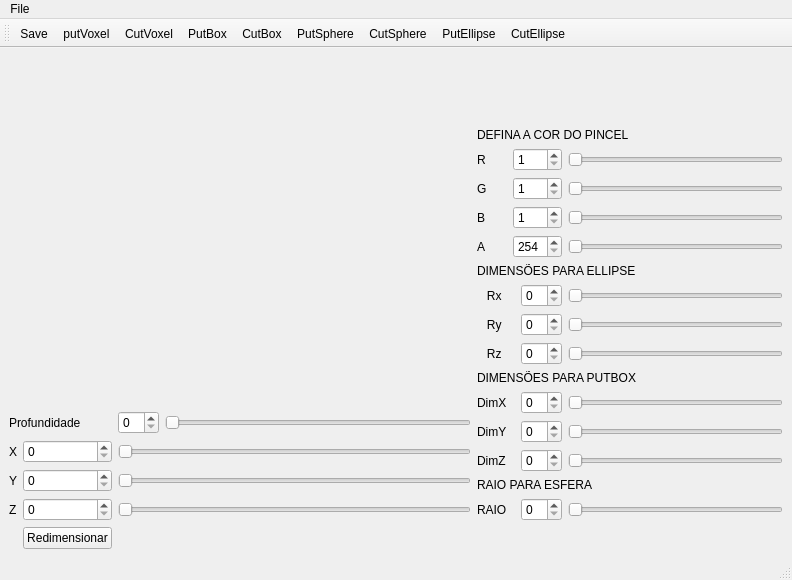
<?xml version="1.0" encoding="UTF-8"?>
<ui version="4.0">
 <class>MainWindow</class>
 <widget class="QMainWindow" name="MainWindow">
  <property name="geometry">
   <rect>
    <x>0</x>
    <y>0</y>
    <width>792</width>
    <height>580</height>
   </rect>
  </property>
  <property name="windowTitle">
   <string>MainWindow</string>
  </property>
  <widget class="QWidget" name="centralwidget">
   <layout class="QGridLayout" name="gridLayout_2">
    <item row="6" column="1">
     <widget class="QPushButton" name="pushButtonCriaCanvas">
      <property name="text">
       <string>Redimensionar</string>
      </property>
     </widget>
    </item>
    <item row="2" column="3">
     <widget class="QSlider" name="horizontalSliderProf">
      <property name="orientation">
       <enum>Qt::Horizontal</enum>
      </property>
     </widget>
    </item>
    <item row="4" column="1">
     <widget class="QSpinBox" name="spinBoxYCanvas"/>
    </item>
    <item row="3" column="1">
     <widget class="QSpinBox" name="spinBoxXCanvas"/>
    </item>
    <item row="1" column="4" rowspan="5">
     <layout class="QGridLayout" name="gridLayout">
      <item row="0" column="0" colspan="4">
       <widget class="QLabel" name="label">
        <property name="text">
         <string>DEFINA A COR DO PINCEL</string>
        </property>
       </widget>
      </item>
      <item row="1" column="0">
       <widget class="QLabel" name="Vermelho">
        <property name="text">
         <string>R    </string>
        </property>
       </widget>
      </item>
      <item row="1" column="1" colspan="2">
       <widget class="QSpinBox" name="spinBoxG">
        <property name="minimum">
         <number>1</number>
        </property>
        <property name="maximum">
         <number>255</number>
        </property>
       </widget>
      </item>
      <item row="1" column="3">
       <widget class="QSlider" name="horizontalSliderGreen">
        <property name="minimum">
         <number>1</number>
        </property>
        <property name="maximum">
         <number>255</number>
        </property>
        <property name="orientation">
         <enum>Qt::Horizontal</enum>
        </property>
       </widget>
      </item>
      <item row="2" column="0">
       <widget class="QLabel" name="Verde">
        <property name="text">
         <string>G</string>
        </property>
       </widget>
      </item>
      <item row="2" column="1" colspan="2">
       <widget class="QSpinBox" name="spinBoxR">
        <property name="minimum">
         <number>1</number>
        </property>
        <property name="maximum">
         <number>255</number>
        </property>
       </widget>
      </item>
      <item row="2" column="3">
       <widget class="QSlider" name="horizontalSliderRed">
        <property name="minimum">
         <number>1</number>
        </property>
        <property name="maximum">
         <number>255</number>
        </property>
        <property name="orientation">
         <enum>Qt::Horizontal</enum>
        </property>
       </widget>
      </item>
      <item row="3" column="0">
       <widget class="QLabel" name="Azul">
        <property name="text">
         <string>B</string>
        </property>
       </widget>
      </item>
      <item row="3" column="1" colspan="2">
       <widget class="QSpinBox" name="spinBoxB">
        <property name="minimum">
         <number>1</number>
        </property>
        <property name="maximum">
         <number>255</number>
        </property>
       </widget>
      </item>
      <item row="3" column="3">
       <widget class="QSlider" name="horizontalSliderBlue">
        <property name="minimum">
         <number>1</number>
        </property>
        <property name="maximum">
         <number>256</number>
        </property>
        <property name="orientation">
         <enum>Qt::Horizontal</enum>
        </property>
       </widget>
      </item>
      <item row="4" column="0">
       <widget class="QLabel" name="Alfa">
        <property name="text">
         <string>A</string>
        </property>
       </widget>
      </item>
      <item row="4" column="1" colspan="2">
       <widget class="QSpinBox" name="spinBoxA">
        <property name="minimum">
         <number>254</number>
        </property>
        <property name="maximum">
         <number>255</number>
        </property>
       </widget>
      </item>
      <item row="4" column="3">
       <widget class="QSlider" name="horizontalSliderAlfa">
        <property name="minimum">
         <number>254</number>
        </property>
        <property name="maximum">
         <number>255</number>
        </property>
        <property name="orientation">
         <enum>Qt::Horizontal</enum>
        </property>
       </widget>
      </item>
      <item row="5" column="0" colspan="4">
       <widget class="QLabel" name="labelBox_2">
        <property name="text">
         <string>DIMENSÕES PARA ELLIPSE</string>
        </property>
       </widget>
      </item>
      <item row="6" column="0" colspan="2">
       <widget class="QLabel" name="Rx">
        <property name="text">
         <string>   Rx    </string>
        </property>
       </widget>
      </item>
      <item row="6" column="2">
       <widget class="QSpinBox" name="spinBoxRx"/>
      </item>
      <item row="6" column="3">
       <widget class="QSlider" name="horizontalSliderRx">
        <property name="orientation">
         <enum>Qt::Horizontal</enum>
        </property>
       </widget>
      </item>
      <item row="7" column="0">
       <widget class="QLabel" name="Ry">
        <property name="text">
         <string>   Ry</string>
        </property>
       </widget>
      </item>
      <item row="7" column="2">
       <widget class="QSpinBox" name="spinBoxRy"/>
      </item>
      <item row="7" column="3">
       <widget class="QSlider" name="horizontalSliderRy">
        <property name="orientation">
         <enum>Qt::Horizontal</enum>
        </property>
       </widget>
      </item>
      <item row="8" column="0">
       <widget class="QLabel" name="Rz">
        <property name="text">
         <string>   Rz</string>
        </property>
       </widget>
      </item>
      <item row="8" column="2">
       <widget class="QSpinBox" name="spinBoxRz"/>
      </item>
      <item row="8" column="3">
       <widget class="QSlider" name="horizontalSliderRz">
        <property name="orientation">
         <enum>Qt::Horizontal</enum>
        </property>
       </widget>
      </item>
      <item row="9" column="0" colspan="4">
       <widget class="QLabel" name="labelBox">
        <property name="text">
         <string>DIMENSÕES PARA PUTBOX</string>
        </property>
       </widget>
      </item>
      <item row="10" column="0" colspan="2">
       <widget class="QLabel" name="DimX">
        <property name="text">
         <string>DimX</string>
        </property>
       </widget>
      </item>
      <item row="10" column="2">
       <widget class="QSpinBox" name="spinBoxDimX"/>
      </item>
      <item row="10" column="3">
       <widget class="QSlider" name="horizontalSliderDimX">
        <property name="orientation">
         <enum>Qt::Horizontal</enum>
        </property>
       </widget>
      </item>
      <item row="11" column="0" colspan="2">
       <widget class="QLabel" name="DimY">
        <property name="text">
         <string>DimY</string>
        </property>
       </widget>
      </item>
      <item row="11" column="2">
       <widget class="QSpinBox" name="spinBoxDimY"/>
      </item>
      <item row="11" column="3">
       <widget class="QSlider" name="horizontalSliderDimY">
        <property name="orientation">
         <enum>Qt::Horizontal</enum>
        </property>
       </widget>
      </item>
      <item row="12" column="0" colspan="2">
       <widget class="QLabel" name="DimZ">
        <property name="text">
         <string>DimZ</string>
        </property>
       </widget>
      </item>
      <item row="12" column="2">
       <widget class="QSpinBox" name="spinBoxDimZ"/>
      </item>
      <item row="12" column="3">
       <widget class="QSlider" name="horizontalSliderDimZ">
        <property name="orientation">
         <enum>Qt::Horizontal</enum>
        </property>
       </widget>
      </item>
      <item row="13" column="0" colspan="4">
       <widget class="QLabel" name="labelSphere">
        <property name="text">
         <string>RAIO PARA ESFERA</string>
        </property>
       </widget>
      </item>
      <item row="14" column="0">
       <widget class="QLabel" name="Raio">
        <property name="text">
         <string>RAIO</string>
        </property>
       </widget>
      </item>
      <item row="14" column="2">
       <widget class="QSpinBox" name="spinBoxRaio"/>
      </item>
      <item row="14" column="3">
       <widget class="QSlider" name="horizontalSliderRaio">
        <property name="orientation">
         <enum>Qt::Horizontal</enum>
        </property>
       </widget>
      </item>
     </layout>
    </item>
    <item row="0" column="4">
     <widget class="Color" name="widget_2" native="true"/>
    </item>
    <item row="2" column="2">
     <widget class="QSpinBox" name="spinBox"/>
    </item>
    <item row="5" column="1">
     <widget class="QSpinBox" name="spinBoxZCanvas"/>
    </item>
    <item row="2" column="0" colspan="2">
     <widget class="QLabel" name="Profundidade">
      <property name="text">
       <string>Profundidade</string>
      </property>
     </widget>
    </item>
    <item row="5" column="0">
     <widget class="QLabel" name="ZGeral">
      <property name="text">
       <string>Z</string>
      </property>
     </widget>
    </item>
    <item row="4" column="0">
     <widget class="QLabel" name="YGeral">
      <property name="text">
       <string>Y</string>
      </property>
     </widget>
    </item>
    <item row="4" column="2" colspan="2">
     <widget class="QSlider" name="horizontalSliderYCanvas">
      <property name="orientation">
       <enum>Qt::Horizontal</enum>
      </property>
     </widget>
    </item>
    <item row="0" column="0" rowspan="2" colspan="4">
     <widget class="Plotter" name="widget" native="true"/>
    </item>
    <item row="5" column="2" colspan="2">
     <widget class="QSlider" name="horizontalSliderZCanvas">
      <property name="orientation">
       <enum>Qt::Horizontal</enum>
      </property>
     </widget>
    </item>
    <item row="3" column="2" colspan="2">
     <widget class="QSlider" name="horizontalSliderXCanvas">
      <property name="orientation">
       <enum>Qt::Horizontal</enum>
      </property>
     </widget>
    </item>
    <item row="3" column="0">
     <widget class="QLabel" name="XGeral">
      <property name="text">
       <string>X</string>
      </property>
     </widget>
    </item>
   </layout>
  </widget>
  <widget class="QMenuBar" name="menubar">
   <property name="geometry">
    <rect>
     <x>0</x>
     <y>0</y>
     <width>792</width>
     <height>22</height>
    </rect>
   </property>
   <widget class="QMenu" name="menuFile">
    <property name="title">
     <string>File</string>
    </property>
    <addaction name="actionSave"/>
   </widget>
   <addaction name="menuFile"/>
  </widget>
  <widget class="QStatusBar" name="statusbar"/>
  <widget class="QToolBar" name="toolBar">
   <property name="windowTitle">
    <string>toolBar</string>
   </property>
   <attribute name="toolBarArea">
    <enum>TopToolBarArea</enum>
   </attribute>
   <attribute name="toolBarBreak">
    <bool>false</bool>
   </attribute>
   <addaction name="actionSave"/>
   <addaction name="actionPutVoxel"/>
   <addaction name="actionCutVoxel"/>
   <addaction name="actionPutBox"/>
   <addaction name="actionCutBox"/>
   <addaction name="actionPutSphere"/>
   <addaction name="actionCutSphere"/>
   <addaction name="actionPutEllipse"/>
   <addaction name="actionCutEllipse"/>
  </widget>
  <action name="actionSave">
   <property name="icon">
    <iconset resource="src.qrc">
     <normaloff>:/images/fotoefeitos.com_ (1).jpg</normaloff>:/images/fotoefeitos.com_ (1).jpg</iconset>
   </property>
   <property name="text">
    <string>Save</string>
   </property>
  </action>
  <action name="actionPutVoxel">
   <property name="icon">
    <iconset resource="src.qrc">
     <normaloff>:/images/voxel.png</normaloff>:/images/voxel.png</iconset>
   </property>
   <property name="text">
    <string>putVoxel</string>
   </property>
  </action>
  <action name="actionPutSphere">
   <property name="icon">
    <iconset resource="src.qrc">
     <normaloff>:/images/sphere.png</normaloff>:/images/sphere.png</iconset>
   </property>
   <property name="text">
    <string>PutSphere</string>
   </property>
  </action>
  <action name="actionPutBox">
   <property name="icon">
    <iconset resource="src.qrc">
     <normaloff>:/images/box.png</normaloff>:/images/box.png</iconset>
   </property>
   <property name="text">
    <string>PutBox</string>
   </property>
  </action>
  <action name="actionPutEllipse">
   <property name="icon">
    <iconset resource="src.qrc">
     <normaloff>:/images/elipse.png</normaloff>:/images/elipse.png</iconset>
   </property>
   <property name="text">
    <string>PutEllipse</string>
   </property>
  </action>
  <action name="actionCutVoxel">
   <property name="icon">
    <iconset resource="src.qrc">
     <normaloff>:/images/cutVoxel.png</normaloff>:/images/cutVoxel.png</iconset>
   </property>
   <property name="text">
    <string>CutVoxel</string>
   </property>
  </action>
  <action name="actionCutSphere">
   <property name="icon">
    <iconset resource="src.qrc">
     <normaloff>:/images/cutSphere.png</normaloff>:/images/cutSphere.png</iconset>
   </property>
   <property name="text">
    <string>CutSphere</string>
   </property>
  </action>
  <action name="actionCutBox">
   <property name="icon">
    <iconset resource="src.qrc">
     <normaloff>:/images/cutBox.png</normaloff>:/images/cutBox.png</iconset>
   </property>
   <property name="text">
    <string>CutBox</string>
   </property>
  </action>
  <action name="actionCutEllipse">
   <property name="icon">
    <iconset resource="src.qrc">
     <normaloff>:/images/cutElipse.png</normaloff>:/images/cutElipse.png</iconset>
   </property>
   <property name="text">
    <string>CutEllipse</string>
   </property>
  </action>
 </widget>
 <customwidgets>
  <customwidget>
   <class>Plotter</class>
   <extends>QWidget</extends>
   <header>plotter.h</header>
   <container>1</container>
  </customwidget>
  <customwidget>
   <class>Color</class>
   <extends>QWidget</extends>
   <header>color.h</header>
   <container>1</container>
   <slots>
    <slot>set_r(int)</slot>
    <slot>set_g(int)</slot>
    <slot>set_b(int)</slot>
   </slots>
  </customwidget>
 </customwidgets>
 <resources>
  <include location="src.qrc"/>
 </resources>
 <connections>
  <connection>
   <sender>spinBoxRaio</sender>
   <signal>valueChanged(int)</signal>
   <receiver>horizontalSliderRaio</receiver>
   <slot>setValue(int)</slot>
   <hints>
    <hint type="sourcelabel">
     <x>552</x>
     <y>295</y>
    </hint>
    <hint type="destinationlabel">
     <x>691</x>
     <y>295</y>
    </hint>
   </hints>
  </connection>
  <connection>
   <sender>horizontalSliderRaio</sender>
   <signal>valueChanged(int)</signal>
   <receiver>spinBoxRaio</receiver>
   <slot>setValue(int)</slot>
   <hints>
    <hint type="sourcelabel">
     <x>691</x>
     <y>295</y>
    </hint>
    <hint type="destinationlabel">
     <x>560</x>
     <y>295</y>
    </hint>
   </hints>
  </connection>
  <connection>
   <sender>spinBoxRx</sender>
   <signal>valueChanged(int)</signal>
   <receiver>horizontalSliderRx</receiver>
   <slot>setValue(int)</slot>
   <hints>
    <hint type="sourcelabel">
     <x>548</x>
     <y>354</y>
    </hint>
    <hint type="destinationlabel">
     <x>691</x>
     <y>354</y>
    </hint>
   </hints>
  </connection>
  <connection>
   <sender>horizontalSliderRx</sender>
   <signal>valueChanged(int)</signal>
   <receiver>spinBoxRx</receiver>
   <slot>setValue(int)</slot>
   <hints>
    <hint type="sourcelabel">
     <x>691</x>
     <y>354</y>
    </hint>
    <hint type="destinationlabel">
     <x>565</x>
     <y>354</y>
    </hint>
   </hints>
  </connection>
  <connection>
   <sender>spinBoxRy</sender>
   <signal>valueChanged(int)</signal>
   <receiver>horizontalSliderRy</receiver>
   <slot>setValue(int)</slot>
   <hints>
    <hint type="sourcelabel">
     <x>553</x>
     <y>382</y>
    </hint>
    <hint type="destinationlabel">
     <x>691</x>
     <y>382</y>
    </hint>
   </hints>
  </connection>
  <connection>
   <sender>horizontalSliderRy</sender>
   <signal>valueChanged(int)</signal>
   <receiver>spinBoxRy</receiver>
   <slot>setValue(int)</slot>
   <hints>
    <hint type="sourcelabel">
     <x>691</x>
     <y>382</y>
    </hint>
    <hint type="destinationlabel">
     <x>559</x>
     <y>382</y>
    </hint>
   </hints>
  </connection>
  <connection>
   <sender>spinBoxRz</sender>
   <signal>valueChanged(int)</signal>
   <receiver>horizontalSliderRz</receiver>
   <slot>setValue(int)</slot>
   <hints>
    <hint type="sourcelabel">
     <x>552</x>
     <y>410</y>
    </hint>
    <hint type="destinationlabel">
     <x>691</x>
     <y>410</y>
    </hint>
   </hints>
  </connection>
  <connection>
   <sender>horizontalSliderRz</sender>
   <signal>valueChanged(int)</signal>
   <receiver>spinBoxRz</receiver>
   <slot>setValue(int)</slot>
   <hints>
    <hint type="sourcelabel">
     <x>691</x>
     <y>410</y>
    </hint>
    <hint type="destinationlabel">
     <x>549</x>
     <y>410</y>
    </hint>
   </hints>
  </connection>
  <connection>
   <sender>spinBoxDimX</sender>
   <signal>valueChanged(int)</signal>
   <receiver>horizontalSliderDimX</receiver>
   <slot>setValue(int)</slot>
   <hints>
    <hint type="sourcelabel">
     <x>550</x>
     <y>464</y>
    </hint>
    <hint type="destinationlabel">
     <x>691</x>
     <y>464</y>
    </hint>
   </hints>
  </connection>
  <connection>
   <sender>horizontalSliderDimX</sender>
   <signal>valueChanged(int)</signal>
   <receiver>spinBoxDimX</receiver>
   <slot>setValue(int)</slot>
   <hints>
    <hint type="sourcelabel">
     <x>691</x>
     <y>464</y>
    </hint>
    <hint type="destinationlabel">
     <x>565</x>
     <y>464</y>
    </hint>
   </hints>
  </connection>
  <connection>
   <sender>spinBoxDimY</sender>
   <signal>valueChanged(int)</signal>
   <receiver>horizontalSliderDimY</receiver>
   <slot>setValue(int)</slot>
   <hints>
    <hint type="sourcelabel">
     <x>549</x>
     <y>492</y>
    </hint>
    <hint type="destinationlabel">
     <x>691</x>
     <y>492</y>
    </hint>
   </hints>
  </connection>
  <connection>
   <sender>horizontalSliderDimY</sender>
   <signal>valueChanged(int)</signal>
   <receiver>spinBoxDimY</receiver>
   <slot>setValue(int)</slot>
   <hints>
    <hint type="sourcelabel">
     <x>691</x>
     <y>492</y>
    </hint>
    <hint type="destinationlabel">
     <x>547</x>
     <y>492</y>
    </hint>
   </hints>
  </connection>
  <connection>
   <sender>spinBoxDimZ</sender>
   <signal>valueChanged(int)</signal>
   <receiver>horizontalSliderDimZ</receiver>
   <slot>setValue(int)</slot>
   <hints>
    <hint type="sourcelabel">
     <x>555</x>
     <y>520</y>
    </hint>
    <hint type="destinationlabel">
     <x>691</x>
     <y>520</y>
    </hint>
   </hints>
  </connection>
  <connection>
   <sender>horizontalSliderDimZ</sender>
   <signal>valueChanged(int)</signal>
   <receiver>spinBoxDimZ</receiver>
   <slot>setValue(int)</slot>
   <hints>
    <hint type="sourcelabel">
     <x>691</x>
     <y>520</y>
    </hint>
    <hint type="destinationlabel">
     <x>551</x>
     <y>520</y>
    </hint>
   </hints>
  </connection>
  <connection>
   <sender>spinBoxXCanvas</sender>
   <signal>valueChanged(int)</signal>
   <receiver>horizontalSliderXCanvas</receiver>
   <slot>setValue(int)</slot>
   <hints>
    <hint type="sourcelabel">
     <x>581</x>
     <y>111</y>
    </hint>
    <hint type="destinationlabel">
     <x>673</x>
     <y>107</y>
    </hint>
   </hints>
  </connection>
  <connection>
   <sender>horizontalSliderXCanvas</sender>
   <signal>valueChanged(int)</signal>
   <receiver>spinBoxXCanvas</receiver>
   <slot>setValue(int)</slot>
   <hints>
    <hint type="sourcelabel">
     <x>660</x>
     <y>107</y>
    </hint>
    <hint type="destinationlabel">
     <x>581</x>
     <y>111</y>
    </hint>
   </hints>
  </connection>
  <connection>
   <sender>spinBoxYCanvas</sender>
   <signal>valueChanged(int)</signal>
   <receiver>horizontalSliderYCanvas</receiver>
   <slot>setValue(int)</slot>
   <hints>
    <hint type="sourcelabel">
     <x>581</x>
     <y>142</y>
    </hint>
    <hint type="destinationlabel">
     <x>673</x>
     <y>138</y>
    </hint>
   </hints>
  </connection>
  <connection>
   <sender>horizontalSliderYCanvas</sender>
   <signal>valueChanged(int)</signal>
   <receiver>spinBoxYCanvas</receiver>
   <slot>setValue(int)</slot>
   <hints>
    <hint type="sourcelabel">
     <x>673</x>
     <y>138</y>
    </hint>
    <hint type="destinationlabel">
     <x>581</x>
     <y>142</y>
    </hint>
   </hints>
  </connection>
  <connection>
   <sender>spinBoxZCanvas</sender>
   <signal>valueChanged(int)</signal>
   <receiver>horizontalSliderZCanvas</receiver>
   <slot>setValue(int)</slot>
   <hints>
    <hint type="sourcelabel">
     <x>567</x>
     <y>173</y>
    </hint>
    <hint type="destinationlabel">
     <x>673</x>
     <y>169</y>
    </hint>
   </hints>
  </connection>
  <connection>
   <sender>horizontalSliderZCanvas</sender>
   <signal>valueChanged(int)</signal>
   <receiver>spinBoxZCanvas</receiver>
   <slot>setValue(int)</slot>
   <hints>
    <hint type="sourcelabel">
     <x>673</x>
     <y>169</y>
    </hint>
    <hint type="destinationlabel">
     <x>581</x>
     <y>173</y>
    </hint>
   </hints>
  </connection>
  <connection>
   <sender>spinBox</sender>
   <signal>valueChanged(int)</signal>
   <receiver>horizontalSliderProf</receiver>
   <slot>setValue(int)</slot>
   <hints>
    <hint type="sourcelabel">
     <x>138</x>
     <y>597</y>
    </hint>
    <hint type="destinationlabel">
     <x>364</x>
     <y>597</y>
    </hint>
   </hints>
  </connection>
  <connection>
   <sender>horizontalSliderProf</sender>
   <signal>valueChanged(int)</signal>
   <receiver>spinBox</receiver>
   <slot>setValue(int)</slot>
   <hints>
    <hint type="sourcelabel">
     <x>364</x>
     <y>597</y>
    </hint>
    <hint type="destinationlabel">
     <x>138</x>
     <y>597</y>
    </hint>
   </hints>
  </connection>
  <connection>
   <sender>actionPutVoxel</sender>
   <signal>triggered()</signal>
   <receiver>MainWindow</receiver>
   <slot>ChamaPutVoxel()</slot>
   <hints>
    <hint type="sourcelabel">
     <x>-1</x>
     <y>-1</y>
    </hint>
    <hint type="destinationlabel">
     <x>362</x>
     <y>318</y>
    </hint>
   </hints>
  </connection>
  <connection>
   <sender>actionPutSphere</sender>
   <signal>triggered()</signal>
   <receiver>MainWindow</receiver>
   <slot>ChamaPutSphere()</slot>
   <hints>
    <hint type="sourcelabel">
     <x>-1</x>
     <y>-1</y>
    </hint>
    <hint type="destinationlabel">
     <x>362</x>
     <y>318</y>
    </hint>
   </hints>
  </connection>
  <connection>
   <sender>actionPutBox</sender>
   <signal>triggered()</signal>
   <receiver>MainWindow</receiver>
   <slot>ChamaPutBox()</slot>
   <hints>
    <hint type="sourcelabel">
     <x>-1</x>
     <y>-1</y>
    </hint>
    <hint type="destinationlabel">
     <x>362</x>
     <y>318</y>
    </hint>
   </hints>
  </connection>
  <connection>
   <sender>actionPutEllipse</sender>
   <signal>triggered()</signal>
   <receiver>MainWindow</receiver>
   <slot>ChamaPutEllipsoid()</slot>
   <hints>
    <hint type="sourcelabel">
     <x>-1</x>
     <y>-1</y>
    </hint>
    <hint type="destinationlabel">
     <x>362</x>
     <y>318</y>
    </hint>
   </hints>
  </connection>
  <connection>
   <sender>actionCutBox</sender>
   <signal>triggered()</signal>
   <receiver>MainWindow</receiver>
   <slot>ChamaCutBox()</slot>
   <hints>
    <hint type="sourcelabel">
     <x>-1</x>
     <y>-1</y>
    </hint>
    <hint type="destinationlabel">
     <x>362</x>
     <y>318</y>
    </hint>
   </hints>
  </connection>
  <connection>
   <sender>actionCutEllipse</sender>
   <signal>triggered()</signal>
   <receiver>MainWindow</receiver>
   <slot>ChamaCutEllipsoid()</slot>
   <hints>
    <hint type="sourcelabel">
     <x>-1</x>
     <y>-1</y>
    </hint>
    <hint type="destinationlabel">
     <x>362</x>
     <y>318</y>
    </hint>
   </hints>
  </connection>
  <connection>
   <sender>actionCutSphere</sender>
   <signal>triggered()</signal>
   <receiver>MainWindow</receiver>
   <slot>ChamaCutSphere()</slot>
   <hints>
    <hint type="sourcelabel">
     <x>-1</x>
     <y>-1</y>
    </hint>
    <hint type="destinationlabel">
     <x>362</x>
     <y>318</y>
    </hint>
   </hints>
  </connection>
  <connection>
   <sender>actionCutVoxel</sender>
   <signal>triggered()</signal>
   <receiver>MainWindow</receiver>
   <slot>ChamaCutVoxel()</slot>
   <hints>
    <hint type="sourcelabel">
     <x>-1</x>
     <y>-1</y>
    </hint>
    <hint type="destinationlabel">
     <x>362</x>
     <y>318</y>
    </hint>
   </hints>
  </connection>
  <connection>
   <sender>spinBoxA</sender>
   <signal>valueChanged(int)</signal>
   <receiver>horizontalSliderAlfa</receiver>
   <slot>setValue(int)</slot>
   <hints>
    <hint type="sourcelabel">
     <x>554</x>
     <y>656</y>
    </hint>
    <hint type="destinationlabel">
     <x>681</x>
     <y>656</y>
    </hint>
   </hints>
  </connection>
  <connection>
   <sender>horizontalSliderAlfa</sender>
   <signal>valueChanged(int)</signal>
   <receiver>spinBoxA</receiver>
   <slot>setValue(int)</slot>
   <hints>
    <hint type="sourcelabel">
     <x>691</x>
     <y>656</y>
    </hint>
    <hint type="destinationlabel">
     <x>538</x>
     <y>656</y>
    </hint>
   </hints>
  </connection>
  <connection>
   <sender>spinBoxA</sender>
   <signal>valueChanged(int)</signal>
   <receiver>horizontalSliderAlfa</receiver>
   <slot>setValue(int)</slot>
   <hints>
    <hint type="sourcelabel">
     <x>547</x>
     <y>656</y>
    </hint>
    <hint type="destinationlabel">
     <x>691</x>
     <y>656</y>
    </hint>
   </hints>
  </connection>
  <connection>
   <sender>horizontalSliderBlue</sender>
   <signal>valueChanged(int)</signal>
   <receiver>spinBoxB</receiver>
   <slot>setValue(int)</slot>
   <hints>
    <hint type="sourcelabel">
     <x>691</x>
     <y>628</y>
    </hint>
    <hint type="destinationlabel">
     <x>555</x>
     <y>628</y>
    </hint>
   </hints>
  </connection>
  <connection>
   <sender>spinBoxB</sender>
   <signal>valueChanged(int)</signal>
   <receiver>horizontalSliderBlue</receiver>
   <slot>setValue(int)</slot>
   <hints>
    <hint type="sourcelabel">
     <x>555</x>
     <y>628</y>
    </hint>
    <hint type="destinationlabel">
     <x>691</x>
     <y>628</y>
    </hint>
   </hints>
  </connection>
  <connection>
   <sender>horizontalSliderRed</sender>
   <signal>valueChanged(int)</signal>
   <receiver>spinBoxR</receiver>
   <slot>setValue(int)</slot>
   <hints>
    <hint type="sourcelabel">
     <x>691</x>
     <y>600</y>
    </hint>
    <hint type="destinationlabel">
     <x>547</x>
     <y>572</y>
    </hint>
   </hints>
  </connection>
  <connection>
   <sender>spinBoxR</sender>
   <signal>valueChanged(int)</signal>
   <receiver>horizontalSliderRed</receiver>
   <slot>setValue(int)</slot>
   <hints>
    <hint type="sourcelabel">
     <x>555</x>
     <y>572</y>
    </hint>
    <hint type="destinationlabel">
     <x>691</x>
     <y>600</y>
    </hint>
   </hints>
  </connection>
  <connection>
   <sender>horizontalSliderGreen</sender>
   <signal>valueChanged(int)</signal>
   <receiver>spinBoxG</receiver>
   <slot>setValue(int)</slot>
   <hints>
    <hint type="sourcelabel">
     <x>678</x>
     <y>568</y>
    </hint>
    <hint type="destinationlabel">
     <x>564</x>
     <y>600</y>
    </hint>
   </hints>
  </connection>
  <connection>
   <sender>spinBoxG</sender>
   <signal>valueChanged(int)</signal>
   <receiver>horizontalSliderGreen</receiver>
   <slot>setValue(int)</slot>
   <hints>
    <hint type="sourcelabel">
     <x>544</x>
     <y>600</y>
    </hint>
    <hint type="destinationlabel">
     <x>678</x>
     <y>568</y>
    </hint>
   </hints>
  </connection>
  <connection>
   <sender>horizontalSliderRed</sender>
   <signal>sliderMoved(int)</signal>
   <receiver>widget_2</receiver>
   <slot>set_r(int)</slot>
   <hints>
    <hint type="sourcelabel">
     <x>673</x>
     <y>600</y>
    </hint>
    <hint type="destinationlabel">
     <x>441</x>
     <y>564</y>
    </hint>
   </hints>
  </connection>
  <connection>
   <sender>horizontalSliderBlue</sender>
   <signal>sliderMoved(int)</signal>
   <receiver>widget_2</receiver>
   <slot>set_b(int)</slot>
   <hints>
    <hint type="sourcelabel">
     <x>665</x>
     <y>628</y>
    </hint>
    <hint type="destinationlabel">
     <x>486</x>
     <y>575</y>
    </hint>
   </hints>
  </connection>
  <connection>
   <sender>horizontalSliderGreen</sender>
   <signal>sliderMoved(int)</signal>
   <receiver>widget_2</receiver>
   <slot>set_g(int)</slot>
   <hints>
    <hint type="sourcelabel">
     <x>618</x>
     <y>559</y>
    </hint>
    <hint type="destinationlabel">
     <x>502</x>
     <y>534</y>
    </hint>
   </hints>
  </connection>
 </connections>
 <slots>
  <slot>sair()</slot>
  <slot>ChamaPutVoxel()</slot>
  <slot>ChamaPutSphere()</slot>
  <slot>ChamaPutBox()</slot>
  <slot>ChamaCutVoxel()</slot>
  <slot>ChamaCutSphere()</slot>
  <slot>ChamaCutBox()</slot>
  <slot>ChamaPutEllipsoid()</slot>
  <slot>ChamaCutEllipsoid()</slot>
 </slots>
</ui>
